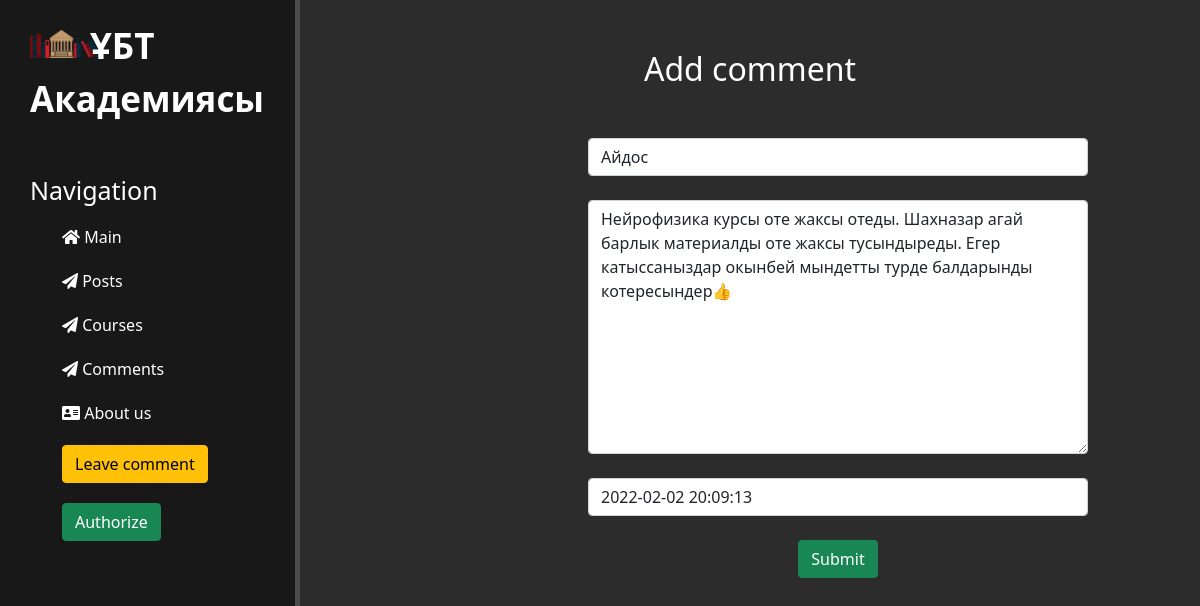
Screenshot of /news/3/update with the database file from the repository.
### news/models.py (models this page shows, shortened)
class Comment(models.Model):
    username = models.CharField('user', max_length=200)
    text = models.TextField('comment')
    date_at = models.DateTimeField('publication date')
    class Meta:
        verbose_name = 'Комментарий'
        verbose_name_plural = 'Комментарийлер'
        ordering = ['date_at', 'username']

### news/views.py (the view)
# urls.py: path('<int:pk>/update', views.NewUpdateView.as_view(), name='news_update'),
class NewUpdateView(UpdateView):
    model = Comment
    template_name = 'news/create.html'
    form_class = CommentForm

### news/forms.py
class CommentForm(ModelForm):
    class Meta:
        model = Comment
        fields = ['username', 'text', 'date_at']
        widgets = {
            "username": TextInput(attrs={
                'class': 'form-control',
                'placeholder': 'username'
            }),
            "text": Textarea(attrs={
                'class': 'form-control',
                'placeholder': 'comment'
            }),
            "date_at": DateTimeInput(attrs={
                'class': 'form-control',
                'placeholder': 'data of comment'
            })
        }

### news/templates/news/create.html (shortened to what this page needs)
{% extends 'main/layout.html' %}
{% block content %}
 <div class="features">
     <h2>
         Add comment
     </h2>
     <form method="post">
         {{ form.username }}<br>
         {{ form.text }}<br>
         {{ form.date_at }}<br>
         <button class="btn btn-success" type="submit">Submit</button>
     </form>
 </div>
{% endblock %}

### main/static/main/css/main.css (style rules this page uses)
body { background-color:#2c2c2c; }
main .features { float: left; color: #fff; margin-top: 50px; text-align: center; width: 75%; }
form { margin-left: 32%; width: 500px; margin-top: 50px }

### rows the page displays
Comment: username "Айдос", text "Нейрофизика курсы оте жаксы отеды. Шахназар агай барлык материалды оте жаксы тусындыреды. Егер катыссаныздар окынбей мындетты турде балдарынды котересындер👍", date_at "2022-02-02 20:09:13"
